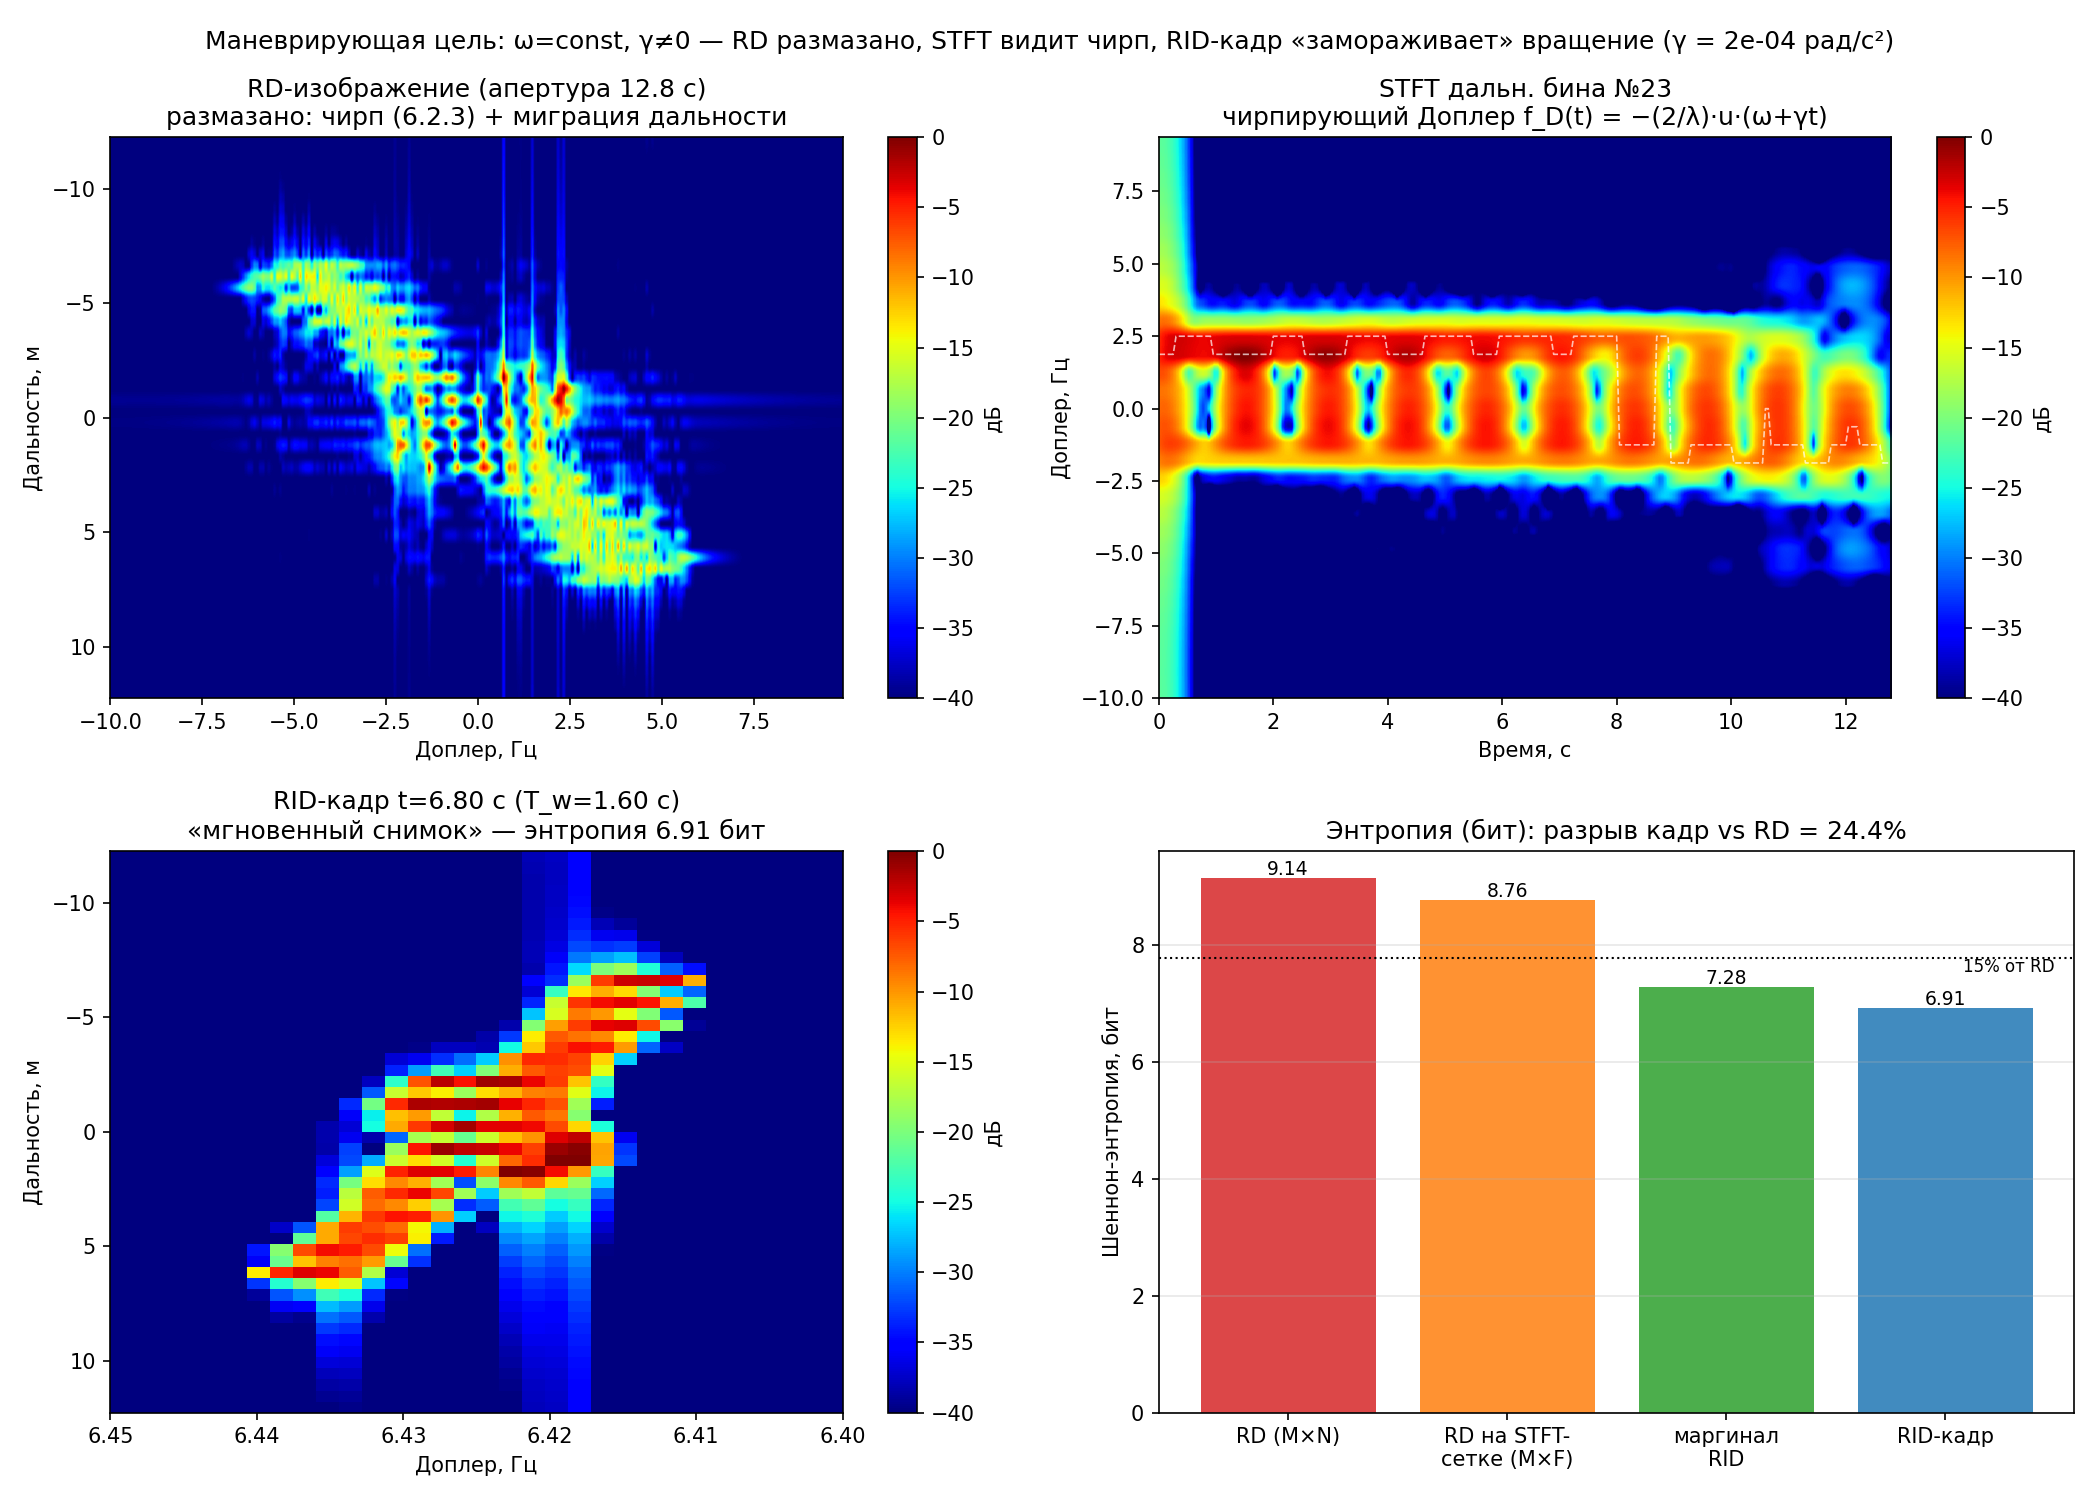

Recreate this plot in Python.
"""Демо: маневрирующая цель — RD vs STFT vs RID-кадр (γ ≠ 0).

Сценарий (§6.5 плана; [TF, §5.4]; [C&M, §3.2]): равномерное вращение ω и
угловое ускорение γ, угол поворота θ(t) = ω·t + 0.5·γ·t² — C&M, (1.13).
Мгновенная угловая скорость θ̇(t) = ω + γ·t растёт, карта
«кросс-рейндж → Доплер» перестаёт быть постоянной (§6.2.1): Доплер каждого
рассеивателя — линейный чирп со скоростью

    df_D/dt = −(2/λ)·(γ·u + ω²·r),                 (6.2.3)

(u — кросс-рейндж, r — дальность точки). RD-изображение (азимутальное БПФ за
всю апертуру T) честно размазывается по критерию QPE: (6.2.5) нарушается в
~30 раз. STFT-спектрограмма показывает чирпирующий (линейный/квадратичный)
Доплер; отдельный RID-кадр — «мгновенный снимок» с локально-постоянным
Доплером (§6.2.3, §7.2) и существенно меньшей энтропией (критерий §6.5:
разрыв ≥ 15 %).

Параметры (план §6.5, подобраны при отладке под критерии):
    f_c = 10 ГГц (λ = 3 см), B = 300 МГц (dr = 0.5 м),
    PRI = 0.05 с, N = 256 (T = 12.8 с),
    ω = 0.01 рад/с, γ = 2e-4 рад/с²   →  Δθ_total ≈ 0.144 рад ≈ 8.3°.
Цель — matrices_solarB_mid (кросс-рейндж до ≈ 7 м): миграция дальности
y·ω·T ≈ 0.88 м ≈ 1.8 dr; веер Доплера цели ≈ 9.2 Гц < fs/2 = 10 Гц, без
алиасинга. RID: nperseg = 32 (T_w = 1.6 с) — внутрикадровый чирп
|df/dt|·T_w ≈ 0.27 Гц меньше разрешения кадра 1/T_w = 0.625 Гц.

Энтропия — compute_image_entropy (processing/polar_reformat, §7.4; одинаковая
для RD и RID: по |I|^2 / |Q|^2). Маргинал куба Σ_t |Q|^2 [TF, (5.18)]
сопоставляется с RD на STFT-сетке (группировка |FFT|^2 в F бинов — конвенция
demo_rid_imaging / R5a).

Запуск:
    python -m examples.demo_maneuvering_target
"""
import os
import sys

sys.path.insert(0, os.path.join(os.path.dirname(__file__), ".."))

import numpy as np
import matplotlib

matplotlib.use("Agg")
import matplotlib.pyplot as plt

from models.radar import Radar
from models.target import Target
from simulation.raw_generator import SimEffects, generate_raw_matrix
from processing.range_compress import range_compress
from processing.azimuth_compress import azimuth_compress, compute_amplitude
from processing.tf_analysis import rid_cube, rid_frame, rid_marginal, stft_spectrogram
from processing.polar_reformat import compute_image_entropy

SPEED_OF_LIGHT = 3e8

DEFAULT_OUT = os.path.join(
    os.path.dirname(os.path.abspath(__file__)),
    "demo_maneuvering_target.png",
)


def compute_maneuvering_metrics(f_c=10e9, spectr_w=300e6, nifft_size=512,
                                pri=0.05, num_pulses=256, omega=0.01,
                                gamma=2e-4, nperseg=32, r0=500000.0,
                                matrix="matrices/matrices_solarB_mid.pkl",
                                seed=42):
    """Детерминированный расчёт демо (§6.5): энтропии RD/RID и метрики.

    Args:
        f_c: несущая частота (Гц).
        spectr_w: полоса (Гц) — B = 300 МГц → dr = 0.5 м.
        nifft_size: параметр сетки частот радара.
        pri: период повторения импульсов (с).
        num_pulses: число импульсов N (T = N·pri = 12.8 с).
        omega: угловая скорость вращения (рад/с).
        gamma: угловое ускорение (рад/с²), C&M (1.13).
        nperseg: длина окна STFT/RID (T_w = nperseg·pri = 1.6 с).
        r0: начальная дальность до ЦМ (м), дешифровка.
        matrix: путь к матрице рассеивателей.
        seed: seed генераторов эффектов (без шума — всё детерминировано).

    Returns:
        dict: e_rd, e_rd_stft, e_marginal, e_frame, gap_pct,
        gap_stftgrid_pct, peak_frame, peak_rd, top_energy_frac, dr, fs, F,
        T, omega, gamma, lam, а также I, rid, stft, mid_frame_idx и оси.
    """
    lam = SPEED_OF_LIGHT / f_c
    radar = Radar(c=SPEED_OF_LIGHT, f_c=f_c, Xmax=25.0, Ymax=25.0,
                  spectr_w=spectr_w, ph_c=0.0, ang=9.0, nifft_size=nifft_size)
    target = Target(matrix, pri=pri, num_pulses=num_pulses, R0=r0,
                    V=0.0, alpha=0.0, omega=omega, gamma=gamma)

    E, f_r = generate_raw_matrix(radar, target, effects=SimEffects(seed=seed))
    P, P_abs, range_axis, dr = range_compress(E, f_r, R0=r0)
    I, azimuth_axis, doppler_axis = azimuth_compress(P, omega, f_c, pri=pri)

    fs = 1.0 / pri
    rid = rid_cube(P, fs=fs, n_frames=16, nperseg=nperseg, hop=1)
    marg_e = rid_marginal(rid)
    F = marg_e.shape[1]
    mid_idx = len(rid["frame_idx"]) // 2
    mid_frame_idx = int(rid["frame_idx"][mid_idx])
    frame_mag = rid["Q_mag"][:, :, mid_frame_idx]

    # --- энтропии (compute_image_entropy, одинаково для RD и RID) ---
    e_rd = compute_image_entropy(I)
    # RD на STFT-сетке: группировка |FFT|^2 в F бинов (конвенция R5a).
    rr = I.shape[1] // F
    rd_pow = (np.abs(I) ** 2)[:, :rr * F].reshape(I.shape[0], rr, F).sum(axis=1)
    e_rd_stft = compute_image_entropy(np.sqrt(rd_pow))
    e_marginal = compute_image_entropy(np.sqrt(marg_e))
    e_frame = compute_image_entropy(frame_mag)

    # --- «острота»: норм. пик и концентрация топ-20 ячеек (§6.2.5) ---
    def _top_frac(X, k=20):
        s = np.sort(X.ravel())[::-1]
        return float(s[:k].sum() / s.sum())

    peak_frame = float(frame_mag.max() / frame_mag.sum())
    peak_rd = float(rd_pow.max() / rd_pow.sum())
    top_energy_frac = (_top_frac(frame_mag ** 2.0), _top_frac(rd_pow))

    # --- STFT сильнейшего дальностного бина (панель 2) ---
    strongest_bin = int((P_abs ** 2.0).sum(axis=1).argmax())
    st = stft_spectrogram(P[strongest_bin], fs=fs, nperseg=nperseg,
                          noverlap=nperseg - 1)

    return dict(
        f_c=f_c, lam=lam, spectr_w=spectr_w, pri=pri, num_pulses=num_pulses,
        omega=omega, gamma=gamma, nperseg=nperseg, r0=r0, matrix=matrix,
        seed=seed, T=num_pulses * pri, fs=fs, dr=dr, F=F,
        e_rd=e_rd, e_rd_stft=e_rd_stft, e_marginal=e_marginal, e_frame=e_frame,
        gap_pct=(1.0 - e_frame / e_rd) * 100.0,
        gap_stftgrid_pct=(1.0 - e_frame / e_rd_stft) * 100.0,
        peak_frame=peak_frame, peak_rd=peak_rd,
        top_energy_frac=top_energy_frac,
        strongest_bin=strongest_bin,
        stft=st, rid=rid, mid_frame_idx=mid_frame_idx,
        I=I, P_abs=P_abs, range_axis=range_axis,
        doppler_axis=doppler_axis, azimuth_axis=azimuth_axis,
    )


def run(verbose=True, out_path=DEFAULT_OUT):
    """Полный прогон: расчёт + 2×2 панели + сохранение PNG + печать метрик.

    Args:
        verbose: печатать параметры/метрики.
        out_path: путь PNG.

    Returns:
        dict метрик из compute_maneuvering_metrics.
    """
    m = compute_maneuvering_metrics()

    T = m["T"]
    lam = m["lam"]
    rad = 0.01 * T + 0.5 * 2e-4 * T ** 2.0
    if verbose:
        print("=" * 62)
        print("  МАНЕВРИРУЮЩАЯ ЦЕЛЬ: RD vs STFT vs RID-кадр (gamma != 0)")
        print("=" * 62)
        print(f"  f_c = {m['f_c'] / 1e9:.0f} ГГц (lam = {lam * 1e2:.1f} см), "
              f"B = {m['spectr_w'] / 1e6:.0f} МГц (dr = {m['dr']:.2f} м)")
        print(f"  PRI = {m['pri'] * 1e3:.0f} мс, N = {m['num_pulses']}, "
              f"T = {T:.1f} с")
        print(f"  omega = {m['omega']} рад/с, gamma = {m['gamma']:.0e} рад/с^2 "
              f"-> d_theta ~ {rad:.3f} рад ~ {rad * 57.2958:.1f} град")
        print(f"  Цель: {m['matrix']}  "
              f"(веер Доплера цели < fs/2 = {m['fs'] / 2:.0f} Гц)")
        print("-" * 62)
        print("  ЭНТРОПИЯ (compute_image_entropy, бит):")
        print(f"    RD-изображение (M x N):          {m['e_rd']:.3f}")
        print(f"    RD на STFT-сетке (M x F):        {m['e_rd_stft']:.3f}")
        print(f"    маргинал RID (сумма по времени): {m['e_marginal']:.3f}")
        print(f"    RID-кадр t={m['rid']['t'][m['mid_frame_idx']]:.2f} c: "
              f"{m['e_frame']:.3f}")
        print(f"    Разрыв кадр vs RD:               "
              f"{m['gap_pct']:.1f}% (критерий §6.5: >= 15%)")
        print(f"    Разрыв на STFT-сетке:            "
              f"{m['gap_stftgrid_pct']:.1f}%")
        print(f"    Концентрация топ-20 ячеек:       кадр "
              f"{m['top_energy_frac'][0]:.3f} vs RD "
              f"{m['top_energy_frac'][1]:.3f}")

    rid, st = m["rid"], m["stft"]
    fig, axes = plt.subplots(2, 2, figsize=(14, 10))
    fig.suptitle(
        "Маневрирующая цель: ω=const, γ≠0 — RD размазано, STFT видит чирп, "
        f"RID-кадр «замораживает» вращение (γ = {m['gamma']:.0e} рад/с²)",
        fontsize=12)

    # Панель 1: Range-Doppler
    ax = axes[0, 0]
    amp_mm = compute_amplitude(m["I"], mode="db")
    extent_rd = [m["doppler_axis"][0], m["doppler_axis"][-1],
                 m["range_axis"][-1], m["range_axis"][0]]
    im = ax.imshow(amp_mm, aspect="auto", cmap="jet", extent=extent_rd,
                   vmin=-40, vmax=0)
    ax.set_title(f"RD-изображение (апертура {T:.1f} с)\nразмазано: чирп "
                 f"(6.2.3) + миграция дальности")
    ax.set_xlabel("Доплер, Гц")
    ax.set_ylabel("Дальность, м")
    plt.colorbar(im, ax=ax, label="дБ")

    # Панель 2: STFT-спектрограмма сильного дальностного бина
    ax = axes[0, 1]
    f, t, Z, S_db = st["f"], st["t"], st["Z"], st["S_db"]
    im = ax.imshow(S_db, aspect="auto", cmap="jet", origin="lower",
                   extent=[t[0], t[-1], f[0], f[-1]], vmin=-40, vmax=0)
    ridge = f[np.argmax(np.abs(Z) ** 2.0, axis=0)]
    ax.plot(t, ridge, "w--", lw=0.8, alpha=0.7)
    ax.set_title(f"STFT дальн. бина №{m['strongest_bin']}\n"
                 f"чирпирующий Доплер f_D(t) = −(2/λ)·u·(ω+γt)")
    ax.set_xlabel("Время, с")
    ax.set_ylabel("Доплер, Гц")
    plt.colorbar(im, ax=ax, label="дБ")

    # Панель 3: RID-кадр в середине апертуры
    ax = axes[1, 0]
    rid_mid = len(rid["frame_idx"]) // 2
    frame = rid_frame(rid, rid_mid)
    t_frame = rid["t"][rid["frame_idx"][rid_mid]]
    im = ax.imshow(frame, aspect="auto", cmap="jet", origin="lower",
                   extent=[rid["f"][0], rid["f"][-1],
                           m["range_axis"][-1], m["range_axis"][0]],
                   vmin=-40, vmax=0)
    ax.set_title(f"RID-кадр t={t_frame:.2f} с (T_w={m['nperseg'] * m['pri']:.2f} с)\n"
                 f"«мгновенный снимок» — энтропия {m['e_frame']:.2f} бит")
    ax.set_xlabel("Доплер, Гц")
    ax.set_ylabel("Дальность, м")
    plt.colorbar(im, ax=ax, label="дБ")

    # Панель 4: сравнение энтропий
    ax = axes[1, 1]
    labels = ["RD (M×N)", "RD на STFT-\nсетке (M×F)",
              "маргинал\nRID", "RID-кадр"]
    vals = [m["e_rd"], m["e_rd_stft"], m["e_marginal"], m["e_frame"]]
    colors = ["#d62728", "#ff7f0e", "#2ca02c", "#1f77b4"]
    bars = ax.bar(labels, vals, color=colors, alpha=0.85)
    for b, v in zip(bars, vals):
        ax.text(b.get_x() + b.get_width() / 2.0, v + 0.05, f"{v:.2f}",
                ha="center", fontsize=9)
    ax.axhline(m["e_rd"] * 0.85, color="k", ls=":", lw=1.0)
    ax.text(len(labels) - 0.5, m["e_rd"] * 0.85, "15% от RD",
            ha="right", va="top", fontsize=8)
    ax.set_title(f"Энтропия (бит): разрыв кадр vs RD = {m['gap_pct']:.1f}%")
    ax.set_ylabel("Шеннон-энтропия, бит")
    ax.grid(True, axis="y", alpha=0.3)

    plt.tight_layout()
    fig_path = os.path.abspath(out_path)
    plt.savefig(fig_path, dpi=150)
    plt.close(fig)
    if verbose:
        print(f"\nСохранено: {fig_path}")
    return m


def main():
    run(verbose=True)


if __name__ == "__main__":
    main()
